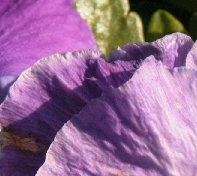
%> input picture examples/input/t1.png, 197 x 176 px
$ octave --eval "result = SMADE2(rgb2gray(imread('../../examples/input/t1.png')));"   (GNU Octave 9; MATLAB toolbox functions it lacks are replaced by stand-ins)
%> lines starting %> are read from the running program, lines starting %| are printed output that depends on the picture
function [H0_out, Residual_out] = SMADE2(image)
% SOA1.m (已修改)
% -------------------------------------------------------------------------
% 描述:
% 此版本已根据论文《海鸥迁徙行为启发的...》中的描述进行了修改。
% 主要改动：
% 1. 采用 (1.4.5) 节 的 "if/else 切换" 机制代替 "平均值"。
% 2. 采用 (1.4.6) 节 的 "弹性反射" 边界约束代替 "钳位"。
% 3. 采用 (1.4.7) 节 的 "个体保留" 精英策略。
% -------------------------------------------------------------------------

    % --- 1. 算法核心参数 ---
    % (这些参数与你论文 3.1.3 节 和你代码 保持一致)
    Search_Agents = 5;   % N: 种群规模
    Max_iterations = 7;  % T_max: 最大迭代次数
    fc = 2;               % f_c (finit=2)
    search_radius = 3;   % 非局部搜索半径
    u = 1;              % 螺旋攻击参数 u
    v = 1;              % 螺旋攻击参数 v
    lambda_g = 0.02;     % 梯度权重
    lambda_t = 0.03;    % 纹理权重
    bilinear_factor = 1.25;% 插值因子
    patch_size = 3;       % 匹配块大小
    aggregation_size = 3; % 聚合窗口大小
    hfs_pad = 20;         % padding 大小

    % --- 【修改点】在这里调节切换阈值 ---
    theta_switch = 1;   % 1.4.5 节 定义的切换阈值 (建议范围 0~2)
    % ------------------------

    I0 = image;
    patch_radius = floor(patch_size / 2);
    aggregation_radius = floor(aggregation_size / 2);

    % --- 1.3 节: 初始残差特征 ---
    L1 = imresize(I0, bilinear_factor, 'bilinear');
    L0 = imresize(L1, size(I0), 'bilinear');
    H0 = I0 - L0; % 这就是初始残差 H0

    largeL1 = padarray(L1, [hfs_pad hfs_pad], 'symmetric');
    largeL0 = padarray(L0, [hfs_pad hfs_pad], 'symmetric');
    largeH0 = padarray(H0, [hfs_pad hfs_pad], 'symmetric');

    % --- 1.2 节: 特征图 ---
    grad_largeL1 = grad(largeL1);
    grad_largeL0 = grad(largeL0);
    texture_largeL1 = texture(largeL1);
    texture_largeL0 = texture(largeL0);
    sumh0 = zeros(size(largeL1));


    [h_large_L1, w_large_L1] = size(sumh0);

    counth0 = zeros(size(largeL1));

    [newh1, neww1] = size(L1);
    [newh1x, neww1x] = size(image);
    coef = newh1x / newh1;
    dim = 2;
    [h_large, w_large] = size(largeH0); % 这是 读取(Read) 缓冲区的尺寸

    % --- 1.4 节: TJO 核心 ---
    for centerx = 1:newh1
        for centery = 1:neww1
            p_L1 = largeL1(hfs_pad + centerx - patch_radius : hfs_pad + centerx + patch_radius, ...
                           hfs_pad + centery - patch_radius : hfs_pad + centery + patch_radius);
            p_grad_L1 = grad_largeL1(hfs_pad + centerx - patch_radius : hfs_pad + centerx + patch_radius, ...
                                      hfs_pad + centery - patch_radius : hfs_pad + centery + patch_radius);
            p_texture_L1 = texture_largeL1(hfs_pad + centerx - patch_radius : hfs_pad + centerx + patch_radius, ...
                                            hfs_pad + centery - patch_radius : hfs_pad + centery + patch_radius);

            newx = floor(centerx * coef);
            newy = floor(centery * coef);

            % 1.4.1 节: 初始化种群
            LB = [max(1, newx - search_radius), max(1, newy - search_radius)];
            UB = [min(newh1x, newx + search_radius), min(neww1x, newy + search_radius)];

            Positions = LB + (UB - LB) .* rand(Search_Agents, dim);
            Best_Pos = zeros(1, dim); Best_Fit = inf;

            % 为 1.4.7 节的精英保留策略 存储每个个体的旧适应度
            Fit_old = inf(Search_Agents, 1);

            for iter = 1:Max_iterations

                % --- 1.4.2/1.4.7 (循环 1): 计算当前适应度并找到 Best_Pos ---
                for i = 1:Search_Agents
                    % (移除原代码中的钳位约束，因为 1.4.1 和 1.4.6 已确保位置合法)
                    x = round(Positions(i,1));
                    y = round(Positions(i,2));

                    % (为安全起见，检查边界。如果越界，则不更新 Best_Fit)
                    if x < LB(1) || x > UB(1) || y < LB(2) || y > UB(2)
                        current_fit = inf;
                    else
                        p_L0 = largeL0(hfs_pad + x - patch_radius : hfs_pad + x + patch_radius, ...
                                       hfs_pad + y - patch_radius : hfs_pad + y + patch_radius);
                        p_grad_L0 = grad_largeL0(hfs_pad + x - patch_radius : hfs_pad + x + patch_radius, ...
                                                  hfs_pad + y - patch_radius : hfs_pad + y + patch_radius);
                        p_texture_L0 = texture_largeL0(hfs_pad + x - patch_radius : hfs_pad + x + patch_radius, ...
                                                        hfs_pad + y - patch_radius : hfs_pad + y + patch_radius);

                        % 1.2 节: 复合适应度函数
                        fit_pixel = sum(abs(p_L1(:) - p_L0(:)));
                        fit_grad = sum(abs(p_grad_L1(:) - p_grad_L0(:)));
                        fit_texture = sum(abs(p_texture_L1(:) - p_texture_L0(:)));
                        current_fit = fit_pixel + lambda_g * fit_grad + lambda_t * fit_texture;
                    end

                    Fit_old(i) = current_fit; % 存储旧适应度，用于 1.4.7 节

                    if current_fit < Best_Fit
                        Best_Fit = current_fit;
                        Best_Pos = Positions(i,:);
                    end
                end

                % --- 【核心修改点】---
                % (移除原代码 的 "平均值" 逻辑)

                % --- 1.4.3 / 1.4.4 / 1.4.5: 计算新位置 (循环 2) ---
                Fc = fc - iter*(fc/Max_iterations);

                % [已修改] theta_switch 已移动到代码开头统一定义，此处直接使用

                new_Positions = zeros(size(Positions)); % 缓冲区

                for i = 1:Search_Agents
                    X_it = Positions(i, :);
                    X_it_new = X_it; % 默认为旧位置

                    % --- 1.4.5: 探索与开发的切换机制 ---
                    if Fc > theta_switch % 迭代前期
                        % --- 1.4.3: 全局迁徙 ---
                        A = 2*Fc*rand() - Fc;
                        B = 2*A^2*rand();

                        Mit = B .* (Best_Pos - X_it);
                        Cit = A .* X_it;

                        X_it_new = X_it + (Cit + Mit) .* rand(1, dim);

                    else % 迭代后期
                        % --- 1.4.4: 螺旋攻击 ---
                        k = rand() * 2 * pi; % 论文 定义 k 为 [0, 2pi]
                        R = u * exp(k * v);

                        theta = rand() * 2 * pi; % 论文 定义 theta 为 [0, 2pi]
                        Dx = R * cos(theta);
                        Dy = R * sin(theta);
                        Dattack = [Dx, Dy];

                        X_it_new = Best_Pos + Dattack;
                    end

                    % --- 1.4.6: 边界约束 (弹性反射法) ---
                    for d = 1:dim
                        if X_it_new(d) < LB(d)
                            X_it_new(d) = LB(d) + (LB(d) - X_it_new(d));
                        elseif X_it_new(d) > UB(d)
                            X_it_new(d) = UB(d) - (X_it_new(d) - UB(d));
                        end
                    end
                    % (反射后可能再次越界，使用钳位法兜底)
                    X_it_new = max(min(X_it_new, UB), LB);


                    % --- 1.4.7: 最佳位置保留 (竞争选择) ---
                    % (为新位置计算适应度)
                    x = round(X_it_new(1));
                    y = round(X_it_new(2));

                    p_L0 = largeL0(hfs_pad + x - patch_radius : hfs_pad + x + patch_radius, ...
                                   hfs_pad + y - patch_radius : hfs_pad + y + patch_radius);
                    p_grad_L0 = grad_largeL0(hfs_pad + x - patch_radius : hfs_pad + x + patch_radius, ...
                                              hfs_pad + y - patch_radius : hfs_pad + y + patch_radius);
                    p_texture_L0 = texture_largeL0(hfs_pad + x - patch_radius : hfs_pad + x + patch_radius, ...
                                                    hfs_pad + y - patch_radius : hfs_pad + y + patch_radius);

                    fit_pixel = sum(abs(p_L1(:) - p_L0(:)));
                    fit_grad = sum(abs(p_grad_L1(:) - p_grad_L0(:)));
                    fit_texture = sum(abs(p_texture_L1(:) - p_texture_L0(:)));
                    Fit_new = fit_pixel + lambda_g * fit_grad + lambda_t * fit_texture;

                    % (应用精英保留策略)
                    if Fit_new < Fit_old(i)
                        new_Positions(i, :) = X_it_new; % 接受新位置
                    else
                        new_Positions(i, :) = X_it; % 保留旧位置
                    end
                end

                Positions = new_Positions; % 更新种群所有位置
                % --- 结束【核心修改点】---

            end

            retrievex = round(Best_Pos(1));
            retrievey = round(Best_Pos(2));

            % ---【修改点】鲁棒的聚合边界处理 ---
            % (这部分聚合逻辑 与论文无关，属于工程实现，予以保留)
            agg_x_start_ideal = hfs_pad + retrievex - aggregation_radius;
            agg_x_end_ideal   = hfs_pad + retrievex + aggregation_radius;
            agg_y_start_ideal = hfs_pad + retrievey - aggregation_radius;
            agg_y_end_ideal   = hfs_pad + retrievey + aggregation_radius;
            center_x_start_ideal = hfs_pad + centerx - aggregation_radius;
            center_x_end_ideal   = hfs_pad + centerx + aggregation_radius;
            center_y_start_ideal = hfs_pad + centery - aggregation_radius;
            center_y_end_ideal   = hfs_pad + centery + aggregation_radius;

            % (读取边界检查 - 使用 largeH0 的尺寸: h_large, w_large)
            agg_x_start_valid = max(1, agg_x_start_ideal);
            agg_x_end_valid   = min(h_large, agg_x_end_ideal);
            agg_y_start_valid = max(1, agg_y_start_ideal);
            agg_y_end_valid   = min(w_large, agg_y_end_ideal);

            % [5 lines of commented-out code are left out]

            copy_height = agg_x_end_valid - agg_x_start_valid + 1;
            copy_width  = agg_y_end_valid - agg_y_start_valid + 1;

            if copy_height > 0 && copy_width > 0
                offset_x_read = agg_x_start_valid - agg_x_start_ideal;
                offset_y_read = agg_y_start_valid - agg_y_start_ideal;
                write_x_start = center_x_start_ideal + offset_x_read;
                write_y_start = center_y_start_ideal + offset_y_read;
                write_x_end = write_x_start + copy_height - 1;
                write_y_end = write_y_start + copy_width - 1;

                % 【【【 BUG 2 修复点 2/2 】】】
                % 检查 写入(Write) 坐标是否在 写入缓冲区 (sumh0) 的界限内
                % (使用 h_large_L1 和 w_large_L1)
                if write_x_start >= 1 && write_x_end <= h_large_L1 && ...
                   write_y_start >= 1 && write_y_end <= w_large_L1

                    q_p_H0_valid = double(largeH0(agg_x_start_valid:agg_x_end_valid, agg_y_start_valid:agg_y_end_valid));

                    sumh0(write_x_start:write_x_end, write_y_start:write_y_end) = ...
                        sumh0(write_x_start:write_x_end, write_y_start:write_y_end) + q_p_H0_valid;

                    counth0(write_x_start:write_x_end, write_y_start:write_y_end) = ...
                        counth0(write_x_start:write_x_end, write_y_start:write_y_end) + 1;
                end
            end
            % --- 结束【修改点】---
        end
    end

    % --- 输出结果 ---
    counth0(counth0 == 0) = 1; % 避免除零
    averageh0 = sumh0 ./ counth0;

    H0_out = H0; % 初始残差 (第一个返回值)

    % 优化后的残差 (第二个返回值)
    Residual_L1_size = averageh0(hfs_pad+1 : end-hfs_pad, hfs_pad+1 : end-hfs_pad);
    if isempty(Residual_L1_size)
         warning('裁剪后的优化残差为空，可能 L1 尺寸过小。');
         Residual_out = zeros(newh1x, neww1x);
    else
         Residual_out = imresize(Residual_L1_size, [newh1x, neww1x], 'bilinear');
    end
end

% --- 辅助函数 ---
% (与 1.2 节 的 ∇(·) 和 T(·) 对应)
function G = grad(img)
    [Gx, Gy] = imgradientxy(img, 'sobel'); G = sqrt(Gx.^2 + Gy.^2);
end
function T = texture(img)
    T = stdfilt(img, ones(3));
end
%> in SMADE2, `I0 = image;`:
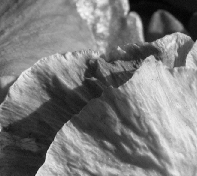
%> I0: size 176x197 uint8; min 2, max 247, mean 121.9
%> in SMADE2, `H0 = I0 - L0;`:
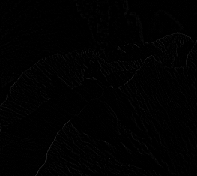
%> H0: size 176x197 uint8; min 0, max 43, mean 1.4
%> in SMADE2, `largeL1 = padarray(L1, [hfs_pad hfs_pad], 'symmetric');`:
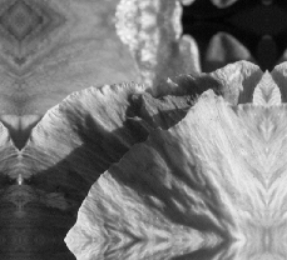
%> largeL1: size 260x287 uint8; min 3, max 245, mean 120.5
%> in SMADE2, `largeL0 = padarray(L0, [hfs_pad hfs_pad], 'symmetric');`:
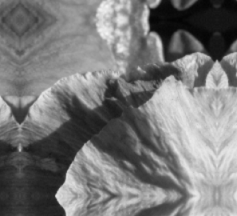
%> largeL0: size 216x237 uint8; min 3, max 244, mean 120.3
%> in grad (call 2), `[Gx, Gy] = imgradientxy(img, 'sobel')`:
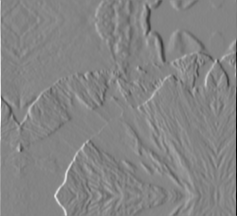
%> Gx: size 216x237 double; min -917, max 845, mean 0.9; drawn with min black and max white
%> in grad (call 2), `[Gx, Gy] = imgradientxy(img, 'sobel')`:
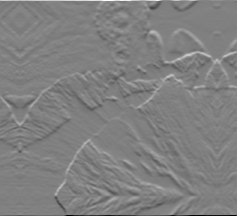
%> Gy: size 216x237 double; min -855, max 842, mean 0.3; drawn with min black and max white
%> in texture (call 2), `T = stdfilt(img, ones(3));`:
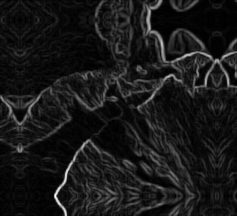
%> T: size 216x237 double; min 0.333, max 74.31, mean 7.6; drawn with min black and max white
%> (the run ends here)
